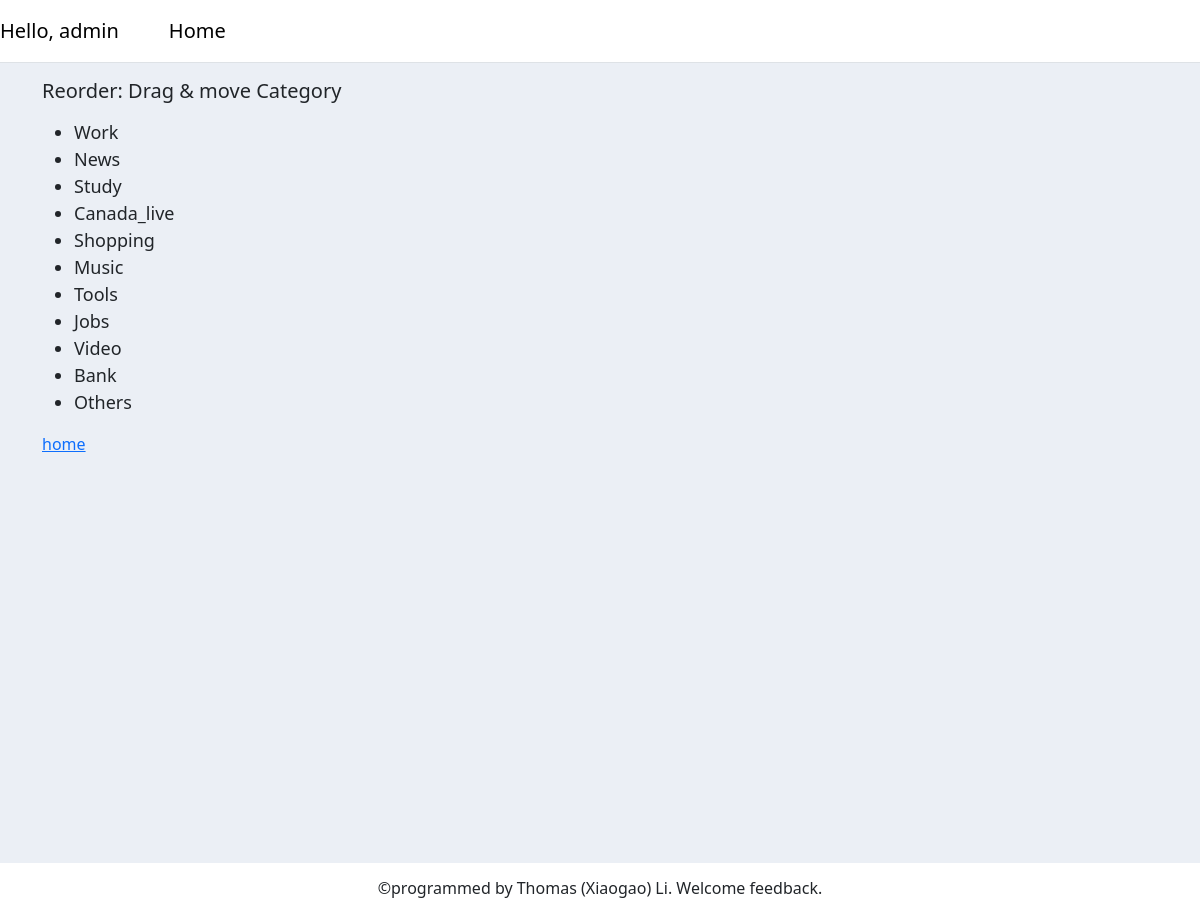
Screenshot of /reorder_categories/ (signed in) with the database file from the repository.
### websites/models.py (models this page shows, shortened)
class IndexCategory(models.Model):
    category_name = models.CharField(max_length=255, null=True)
    category_order_num = models.IntegerField(default=99, null=True)

### websites/views.py (the view, shortened to what this page needs)
# urls.py: path('reorder_categories/', reorder_categories, name='reorder_categories'),
def reorder_categories(request):
    categories = IndexCategory.objects.all().order_by('category_order_num')
    return render(request, 'websites/reorder_categories.html', {'categories': categories})

### websites/templates/websites/reorder_categories.html (shortened to what this page needs)
{% extends 'base.html' %}
{% load static %}
{% block content %}
<body>
<div class="container">
<h5>Reorder: Drag & move Category</h5>
    <ul id="sortable-list">
        {% for category in categories %}
            <li data-category-id="{{ category.id }}" style="font-size:18px">{{ category.category_name }}</li>
        {% endfor %}
    </ul>
<a href="/">home</a>
</div>
</body>
{% endblock content %}

### templates/snippets/header.html (shortened to what this page needs)
<div id="navbar" class="d-flex flex-column flex-md-row align-items-center pb-3 mb-0 border-bottom">
    <a href="{% url 'urls_list'%}" class="d-flex align-items-center link-body-emphasis text-decoration-none">
        {% if request.user.is_authenticated %}
        <span class="fs-5">Hello, {{request.user.username}}</span>
        {% else %}
        <span class="fs-5">Welcome</span>
        {% endif %}
    </a>
    <a href="/" class="d-flex align-items-center link-body-emphasis text-decoration-none">
        <span class="fs-5" style="margin-left: 50px;">Home</span>
    </a>
</div>

### rows the page displays
IndexCategory: category_name "Work"
IndexCategory: category_name "News"
IndexCategory: category_name "Study"
IndexCategory: category_name "Canada_live"
IndexCategory: category_name "Shopping"
IndexCategory: category_name "Music"
IndexCategory: category_name "Tools"
IndexCategory: category_name "Jobs"
IndexCategory: category_name "Video"
IndexCategory: category_name "Bank"
IndexCategory: category_name "Others"

### other values shown
{{ request.user.username }} "admin"
